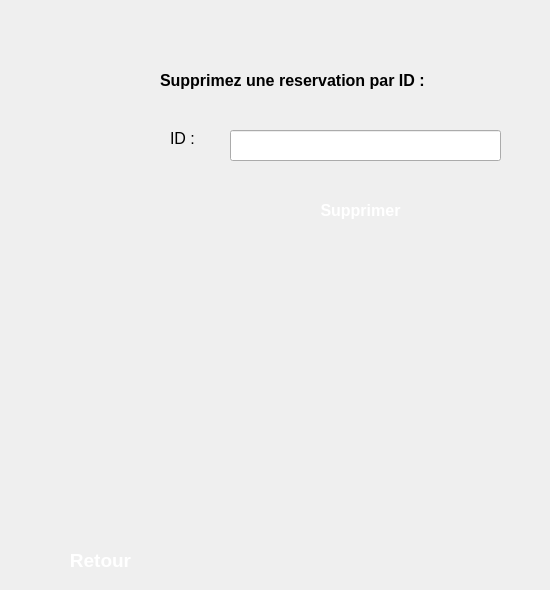
      <widget class="QWidget" name="page_8">
       <widget class="QLabel" name="label_41">
        <property name="geometry">
         <rect>
          <x>160</x>
          <y>60</y>
          <width>381</width>
          <height>41</height>
         </rect>
        </property>
        <property name="font">
         <font>
          <pointsize>12</pointsize>
          <weight>75</weight>
          <bold>true</bold>
         </font>
        </property>
        <property name="text">
         <string>Supprimez une reservation par ID :</string>
        </property>
       </widget>
       <widget class="QPushButton" name="pushButton_6">
        <property name="geometry">
         <rect>
          <x>270</x>
          <y>190</y>
          <width>181</width>
          <height>41</height>
         </rect>
        </property>
        <property name="font">
         <font>
          <pointsize>12</pointsize>
          <weight>75</weight>
          <bold>true</bold>
         </font>
        </property>
        <property name="styleSheet">
         <string notr="true">#pushButton_6{
background-color: transparent;
background-image: url(C:/Users/amdouni/Desktop/Res_Clients/black.png);
border: none;
color:white;
background-repeat: none;
}</string>
        </property>
        <property name="text">
         <string>Supprimer</string>
        </property>
       </widget>
       <widget class="QLabel" name="label_42">
        <property name="geometry">
         <rect>
          <x>170</x>
          <y>130</y>
          <width>55</width>
          <height>16</height>
         </rect>
        </property>
        <property name="font">
         <font>
          <pointsize>12</pointsize>
         </font>
        </property>
        <property name="text">
         <string>ID :</string>
        </property>
       </widget>
       <widget class="QLineEdit" name="lineEdit_14">
        <property name="geometry">
         <rect>
          <x>230</x>
          <y>130</y>
          <width>271</width>
          <height>31</height>
         </rect>
        </property>
        <property name="text">
         <string/>
        </property>
       </widget>
       <widget class="QLabel" name="label_53">
        <property name="geometry">
         <rect>
          <x>190</x>
          <y>330</y>
          <width>241</width>
          <height>121</height>
         </rect>
        </property>
        <property name="font">
         <font>
          <pointsize>12</pointsize>
         </font>
        </property>
        <property name="text">
         <string/>
        </property>
       </widget>
       <widget class="QPushButton" name="pushButton_13">
        <property name="geometry">
         <rect>
          <x>10</x>
          <y>540</y>
          <width>181</width>
          <height>41</height>
         </rect>
        </property>
        <property name="font">
         <font>
          <pointsize>14</pointsize>
          <weight>75</weight>
          <bold>true</bold>
         </font>
        </property>
        <property name="styleSheet">
         <string notr="true">#pushButton_13{
background-color: transparent;
background-image: url(C:/Users/amdouni/Desktop/Res_Clients/black.png);
border: none;
color:white;
background-repeat: none;
}</string>
        </property>
        <property name="text">
         <string>Retour</string>
        </property>
       </widget>
      </widget>
